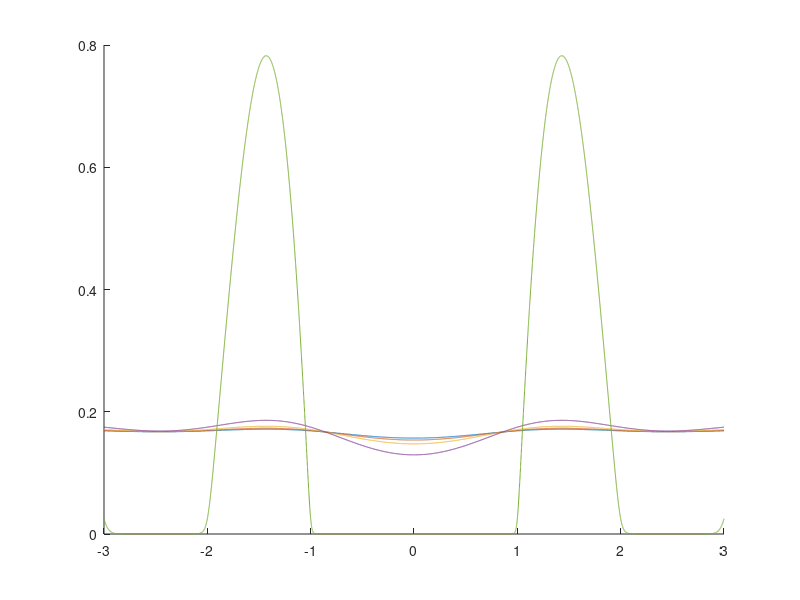

The MATLAB source for this figure:
f = @(x) sinc(x);                            % the objective function. 
LeftBound = -3; 
RightBound = 3;
N = 10000;                                    % Number of sample points. 
xs = linspace(LeftBound, RightBound, N);         % the log space. 
Ts = linspace(10, 1e-2, 5);                   % temperature. 
hold on; 
for T = Ts
    g = @(x) log(exp(-f(x)/T) + 1);
    q = @(x) g(x)/integral(g, LeftBound, RightBound);
    plot(xs, q(xs));
end


